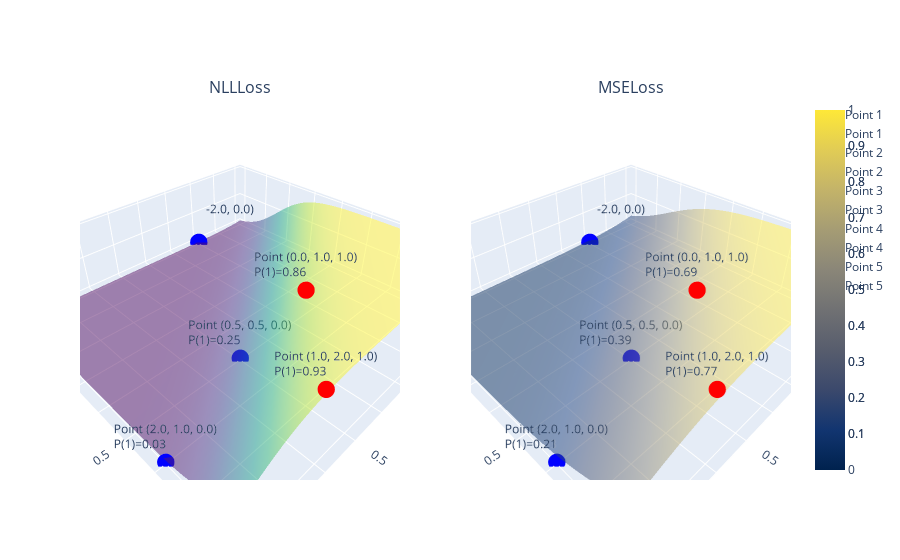

Write notebook code for a chart like this one.
### Code cell
from plotly.subplots import make_subplots
import plotly.graph_objects as go
import numpy as np

points = np.hstack((features, labels.view(-1,1)))
colors = ["red" if label else "blue" for label in labels]

x = np.linspace(-2, 2, 50)
y = np.linspace(-2, 2, 50)
X, Y = np.meshgrid(x, y)

Z1 = 1 / (1 + np.exp(-(nll_weights[0] * X + nll_weights[1] * Y + nll_bias)))
Z2 = 1 / (1 + np.exp(-(nll_m_weights[0] * X + nll_m_weights[1] * Y + nll_m_bias)))

fig = make_subplots(rows=1, cols=2, specs=[[{'type': 'surface'}, {'type': 'surface'}]],
                    subplot_titles=("NLLLoss", "MSELoss"))

fig.add_trace(go.Surface(z=Z1, x=X, y=Y, opacity=0.5, colorscale='Viridis', name='Probability'), row=1, col=1)
fig.add_trace(go.Surface(z=Z2, x=X, y=Y, opacity=0.5, colorscale='Cividis', name='Probability'), row=1, col=2)


for i in range(len(points)):
    # Координаты точки
    px, py, pz = points[i]

    # Вычисляем значения на поверхностях для каждой точки
    z1_val = 1 / (1 + np.exp(-(nll_weights[0] * px + nll_weights[1] * py + nll_bias)))
    z2_val = 1 / (1 + np.exp(-(mse_weights[0] * px + mse_weights[1] * py + mse_bias)))
    
    # Формируем всплывающие подсказки для каждой точки
    hover_text_1 = f"Point ({px}, {py}, {pz})<br>P(1)={z1_val:.2f}"
    hover_text_2 = f"Point ({px}, {py}, {pz})<br>P(1)={z2_val:.2f}"

    # Добавляем точки в первое окно (первая поверхность)
    fig.add_trace(go.Scatter3d(x=[px], y=[py], z=[pz],
                               mode='markers+text',
                               marker=dict(size=6, color=colors[i]),
                               text=hover_text_1, hoverinfo="text",
                               name=f'Point {i+1}'), row=1, col=1)
    
    # Добавляем точки во второе окно (вторая поверхность)
    fig.add_trace(go.Scatter3d(x=[px], y=[py], z=[pz],
                               mode='markers+text',
                               marker=dict(size=6, color=colors[i]),
                               text=hover_text_2, hoverinfo="text",
                               name=f'Point {i+1}'), row=1, col=2)

fig.show()

### Figure 1 — Plotly figure (JSON) as saved in the notebook; plotly's stock layout.template omitted (floating-point values rounded to 4 significant figures; data arrays with more than 128 entries replaced by an {"elided": "..."} marker saying what was removed)
{"data": [{"colorscale": [[0, "#440154"], [0.1111, "#482878"], [0.2222, "#3e4989"], [0.3333, "#31688e"], [0.4444, "#26828e"], [0.5556, "#1f9e89"], [0.6667, "#35b779"], [0.7778, "#6ece58"], [0.8889, "#b5de2b"], [1, "#fde725"]], "name": "Probability", "opacity": 0.5, "scene": "scene", "type": "surface", "x": {"elided": "50x50 float values"}, "y": {"elided": "50x50 float values"}, "z": {"elided": "50x50 float values"}}, {"colorscale": [[0, "#00224e"], [0.1111, "#123570"], [0.2222, "#3b496c"], [0.3333, "#575d6d"], [0.4444, "#707173"], [0.5556, "#8a8678"], [0.6667, "#a59c74"], [0.7778, "#c3b369"], [0.8889, "#e1cc55"], [1, "#fee838"]], "name": "Probability", "opacity": 0.5, "scene": "scene2", "type": "surface", "x": {"elided": "50x50 float values"}, "y": {"elided": "50x50 float values"}, "z": {"elided": "50x50 float values"}}, {"hoverinfo": "text", "marker": {"color": "red", "size": 6}, "mode": "markers+text", "name": "Point 1", "scene": "scene", "text": "Point (1.0, 2.0, 1.0)<br>P(1)=0.93", "type": "scatter3d", "x": [1], "y": [2], "z": [1]}, {"hoverinfo": "text", "marker": {"color": "red", "size": 6}, "mode": "markers+text", "name": "Point 1", "scene": "scene2", "text": "Point (1.0, 2.0, 1.0)<br>P(1)=0.77", "type": "scatter3d", "x": [1], "y": [2], "z": [1]}, {"hoverinfo": "text", "marker": {"color": "blue", "size": 6}, "mode": "markers+text", "name": "Point 2", "scene": "scene", "text": "Point (2.0, 1.0, 0.0)<br>P(1)=0.03", "type": "scatter3d", "x": [2], "y": [1], "z": [0]}, {"hoverinfo": "text", "marker": {"color": "blue", "size": 6}, "mode": "markers+text", "name": "Point 2", "scene": "scene2", "text": "Point (2.0, 1.0, 0.0)<br>P(1)=0.21", "type": "scatter3d", "x": [2], "y": [1], "z": [0]}, {"hoverinfo": "text", "marker": {"color": "blue", "size": 6}, "mode": "markers+text", "name": "Point 3", "scene": "scene", "text": "Point (-1.0, -2.0, 0.0)<br>P(1)=0.00", "type": "scatter3d", "x": [-1], "y": [-2], "z": [0]}, {"hoverinfo": "text", "marker": {"color": "blue", "size": 6}, "mode": "markers+text", "name": "Point 3", "scene": "scene2", "text": "Point (-1.0, -2.0, 0.0)<br>P(1)=0.08", "type": "scatter3d", "x": [-1], "y": [-2], "z": [0]}, {"hoverinfo": "text", "marker": {"color": "blue", "size": 6}, "mode": "markers+text", "name": "Point 4", "scene": "scene", "text": "Point (0.5, 0.5, 0.0)<br>P(1)=0.25", "type": "scatter3d", "x": [0.5], "y": [0.5], "z": [0]}, {"hoverinfo": "text", "marker": {"color": "blue", "size": 6}, "mode": "markers+text", "name": "Point 4", "scene": "scene2", "text": "Point (0.5, 0.5, 0.0)<br>P(1)=0.39", "type": "scatter3d", "x": [0.5], "y": [0.5], "z": [0]}, {"hoverinfo": "text", "marker": {"color": "red", "size": 6}, "mode": "markers+text", "name": "Point 5", "scene": "scene", "text": "Point (0.0, 1.0, 1.0)<br>P(1)=0.86", "type": "scatter3d", "x": [0], "y": [1], "z": [1]}, {"hoverinfo": "text", "marker": {"color": "red", "size": 6}, "mode": "markers+text", "name": "Point 5", "scene": "scene2", "text": "Point (0.0, 1.0, 1.0)<br>P(1)=0.69", "type": "scatter3d", "x": [0], "y": [1], "z": [1]}], "layout": {"annotations": [{"font": {"size": 16}, "showarrow": false, "text": "NLLLoss", "x": 0.225, "xanchor": "center", "xref": "paper", "y": 1, "yanchor": "bottom", "yref": "paper"}, {"font": {"size": 16}, "showarrow": false, "text": "MSELoss", "x": 0.775, "xanchor": "center", "xref": "paper", "y": 1, "yanchor": "bottom", "yref": "paper"}], "scene": {"domain": {"x": [0, 0.45], "y": [0, 1]}}, "scene2": {"domain": {"x": [0.55, 1], "y": [0, 1]}}}}
